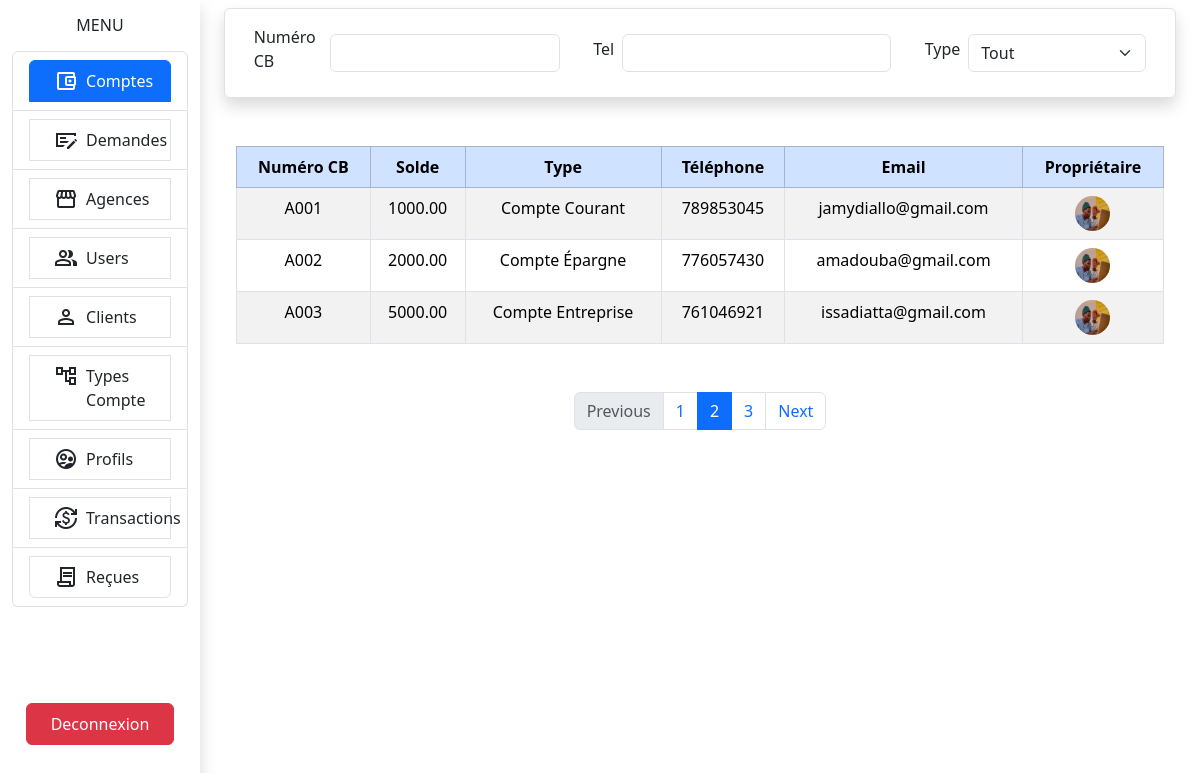
Page /?ressource=html&controller=compte (signed in) on the committed database.
### tables this page shows
CREATE TABLE compte (
    idc INT PRIMARY KEY AUTO_INCREMENT,
    numero VARCHAR(50) NOT NULL,
    solde DECIMAL(10, 2) NOT NULL,
    dateCrea DATE NOT NULL,
    taux DECIMAL(5, 2),
    frais DECIMAL(10, 2),
    etat VARCHAR(50) NOT NULL,
    ida INT,
    idu INT,
    idtc INT,
    idd INT,
    FOREIGN KEY (ida) REFERENCES agence(ida),
    FOREIGN KEY (idu) REFERENCES users(idu),
    FOREIGN KEY (idtc) REFERENCES typecpt(idtc),
    FOREIGN KEY (idd) REFERENCES demande(idd)
);

CREATE TABLE agence (
    ida INT PRIMARY KEY AUTO_INCREMENT,
    numero VARCHAR(50) NOT NULL,
    adresse VARCHAR(255) NOT NULL
);

CREATE TABLE typecpt (
    idtc INT PRIMARY KEY AUTO_INCREMENT,
    libtc VARCHAR(100) NOT NULL
);

CREATE TABLE users (
    idu INT PRIMARY KEY AUTO_INCREMENT,
    nom VARCHAR(100) NOT NULL,
    prenom VARCHAR(100) NOT NULL,
    telephone VARCHAR(15) NOT NULL,
    email VARCHAR(100) NOT NULL,
    pwd VARCHAR(100) NOT NULL,
    justificatif VARCHAR(255),
    idp INT,
    FOREIGN KEY (idp) REFERENCES profil(idp)
);

### src/core/Controller.php (called while the page is built, shortened)
<?php
abstract class  Controller {
    protected $layout = "base";
    public function renderView(string $view, array $data = [] ): void {
        extract($data);
        require_once "../views/$view.html.php";
        $contentForView = ob_get_clean();
        require_once "../views/layout/$this->layout.layout.html.php";
    }
}

### src/controllers/html/CompteController.php (called while the page is built)
<?php
require_once "../src/models/CompteModel.php";
require_once "../src/core/Controller.php";
class CompteController extends Controller {
    private CompteModel $compteModel;
    public function __construct() {
        $this->compteModel = new CompteModel();
        $this-> load();
    }
    public function load() {
        $this-> listerComptes();
    }
    private function listerComptes() {
        parent::renderView("comptes/listeComptes", ['data' => $this-> compteModel->findAllComptes()]);
    }
}

### public/index.php (called while the page is built, shortened)
<?php
require_once "../src/core/Rooter.php";
Rooter::run();

### src/core/Model.php (called while the page is built, shortened)
<?php
abstract class  Model
{
    protected function executeSelect(string $sql, bool $single = false): array {
        $calledClass = get_called_class();
        $result = $this->openConnexion()->query($sql);
        if (!$single) {
            return $result->fetchAll(PDO::FETCH_CLASS, $calledClass);
        }
        return $result->fetch(PDO::FETCH_CLASS, $calledClass);
    }
    protected function openConnexion()
    {
        return new PDO(
            'mysql:host=localhost;dbname=gestionbank;charset=utf8', 'root', ''
        );
    }
}

### src/models/CompteModel.php (called while the page is built)
<?php
require "../src/core/Model.php";
class CompteModel extends Model {
    public function findAllComptes() {
        $sql = "SELECT * FROM compte c, typecpt tc, agence a, users u, demande d
                WHERE c.ida = a.ida AND c.idtc = tc.idtc AND c.idu = u.idu AND c.idd = d.idd";
        return $this->executeSelect($sql);
    }
}

### views/comptes/listeComptes.html.php (the view, shortened to what this page needs)
<div class="container w-100">
    <div class="container col-12 mt-2 border shadow d-flex align-items-center justify-content-around p-3 rounded">
        <div class="col-md-4 d-flex align-items-center ">
            <label for="numCB" class="form-label col-md-3 ">Numéro CB</label>
            <input type="text" class="form-control" id="numCB">
        </div>
        <div class="col-md-4 d-flex align-items-center">
            <label for="inputTel" class="form-label mx-2">Tel</label>
            <input type="text" class="form-control" id="inputTel">
        </div>
        <div class="col-md-3 d-flex d-flex align-items-center">
            <label for="selectType" class="form-label  mx-2">Type</label>
            <select id="selectType" class="form-select">
                <option value="all">Tout</option>
            </select>
        </div>
    </div>
    <div class="container mt-4 col-12">
        <table class="table mt-5 table-striped table-hover table-bordered vw-50">
            <thead class="table-primary">
                <tr>
                    <th class=" text-center">Numéro CB</th>
                    <th class=" text-center">Solde</th>
                    <th class=" text-center">Type</th>
                    <th class=" text-center">Téléphone</th>
                    <th class=" text-center">Email</th>
                    <th class=" text-center">Propriétaire</th>
                </tr>
            </thead>
            <tbody id="tBody">
            <?php foreach ($data as $datum): ?>
                <tr>
                    <td class="text-center"> <?= $datum->numero ?>  </td>
                    <td class="text-center"> <?= $datum->solde ?>  </td>
                    <td class="text-center"> <?= $datum->libtc ?>  </td>
                    <td class="text-center"> <?= $datum->telephone ?>  </td>
                    <td class="text-center"> <?= $datum->email ?>  </td>
                    <td class="text-center">
                        <img src="<?=WEBROOT?>/assets/images/img1.jpg" alt="img" style="width:35px; height:35px;"  class="rounded-circle hover"/>
                    </td>
                </tr>
            <?php endforeach ?>
            </tbody>
        </table>
        <div class="container col-12 d-flex justify-content-center align-items-center mt-5">
            <nav aria-label="...">
                <ul class="pagination">
                    <li class="page-item disabled">
                        <span class="page-link">Previous</span>
                    </li>
                    <li class="page-item">
                        <a class="page-link" href="#">1</a>
                    </li>
                    <li class="page-item active" aria-current="page">
                        <span class="page-link">2</span>
                    </li>
                    <li class="page-item">
                        <a class="page-link" href="#">3</a>
                    </li>
                    <li class="page-item">
                        <a class="page-link" href="#">Next</a>
                    </li>
                </ul>
            </nav>
        </div>
    </div>
</div>

### src/core/Rooter.php (shortened to what this page needs)
<?php
class  Rooter {
    public static function run() {
        if (isset($_REQUEST['ressource'])) {
            if (isset($_REQUEST['controller'])) {
                $control = new $controller();
            }
        }
        else {
            require_once "../src/controllers/html/SecurityController.php";
            $security = new SecurityController();
        }
    }
}

### views/layout/base.layout.html.php (shortened to what this page needs)
<!DOCTYPE html>
<html lang="en">
<head>
    <link href="https://cdn.jsdelivr.net/npm/bootstrap@5.3.2/dist/css/bootstrap.min.css" rel="stylesheet"/>
</head>
<body>
<main class="d-flex ">
    <div class="container col-2 shadow">
        <h1 class="fw-light fs-6 mt-3 mb-3 text-center">MENU</h1>
        <ul class="list-group">
            <li class="list-group-item ">
                <a href="<?=WEBROOT?>?ressource=html&controller=compte" class="list-group-item list-group-item-action d-flex align-item-center <?= isset($_GET["controller"]) && $_GET["controller"] == "compte" ? "active" : "" ?>">
                <span class="material-symbols-outlined px-2"> account_balance_wallet </span>
                    Comptes
                </a>
            </li>
            <li class="list-group-item">
                <a href="<?=WEBROOT?>?ressource=html&controller=demande" class="list-group-item list-group-item-action <?= isset($_GET["controller"]) && $_GET["controller"]=="demande"?"active":""?> d-flex align-item-center ">
                    <span class="material-symbols-outlined px-2"> checkbook </span>
                    Demandes
                </a>
            </li>
            <li class="list-group-item">
                <a href="<?=WEBROOT?>?ressource=html&controller=agence" class="list-group-item list-group-item-action <?= isset($_GET["controller"]) && $_GET["controller"] == "agence" ? "active" : "" ?> d-flex align-item-center ">
                <span class="material-symbols-outlined px-2"> storefront </span>
                    Agences
                </a>
            </li>
            <li class="list-group-item">
                <a href="<?=WEBROOT?>?ressource=html&controller=users" class="list-group-item list-group-item-action <?= isset($_GET["controller"]) && $_GET["controller"] == "users" ? "active" : "" ?> d-flex align-item-center ">
                    <span class="material-symbols-outlined px-2"> group </span>
                    Users
                </a>
            </li>
            <li class="list-group-item">
                <a href="<?=WEBROOT?>?ressource=html&controller=client" class="list-group-item list-group-item-action <?= isset($_GET["controller"]) && $_GET["controller"] == "client" ? "active" : "" ?> d-flex align-item-center ">
                    <span class="material-symbols-outlined px-2"> person </span>
                    Clients
                </a>
            </li>
            <li class="list-group-item">
                <a href="<?=WEBROOT?>?ressource=html&controller=typecpt" class="list-group-item list-group-item-action <?= isset($_GET["controller"]) && $_GET["controller"] == "typecpt" ? "active" : "" ?> d-flex align-item-center ">
                    <span class="material-symbols-outlined px-2"> account_tree </span>
                    Types Compte
                </a>
            </li>
            <li class="list-group-item">
                <a href="<?=WEBROOT?>?ressource=html&controller=profil" class="list-group-item list-group-item-action <?= isset($_GET["controller"]) && $_GET["controller"] == "profil" ? "active" : "" ?> d-flex align-item-center ">
                <span class="material-symbols-outlined px-2"> supervised_user_circle </span>
                    Profils
                </a>
            </li>
            <li class="list-group-item">
                <a href="<?=WEBROOT?>?ressource=html&controller=transaction" class="list-group-item list-group-item-action <?= isset($_GET["controller"]) && $_GET["controller"] == "transaction" ? "active" : "" ?> d-flex align-item-center ">
                    <span class="material-symbols-outlined px-2"> currency_exchange </span>
                    Transactions
                </a>
            </li>
            <li class="list-group-item">
                <a href="<?=WEBROOT?>?ressource=html&controller=recu" class="list-group-item list-group-item-action <?= isset($_GET["controller"]) && $_GET["controller"] == "recu" ? "active" : "" ?> d-flex align-item-center ">
                <span class="material-symbols-outlined px-2"> contract </span>
                    Reçues
                </a>
            </li>
        </ul>
        <div class="container d-flex justify-content-center align-items-end  pt-5">
            <button type="button" name="action" value="logout" class="btn btn-danger mt-5 px-4 py-2" id="loginBtn">Deconnexion</button>
        </div>
    </div>
    <div class="container-fluid col-10 d-flex vh-100 ">
        <?= $contentForView ?>
    </div>
</main>
</html>
</body>

### rows in the picture
compte: ida.numero "A001", solde "1000.00", idtc.libtc "Compte Courant", idu.telephone "789853045", idu.email "jamydiallo@gmail.com"
compte: ida.numero "A002", solde "2000.00", idtc.libtc "Compte Épargne", idu.telephone "776057430", idu.email "amadouba@gmail.com"
compte: ida.numero "A003", solde "5000.00", idtc.libtc "Compte Entreprise", idu.telephone "761046921", idu.email "issadiatta@gmail.com"
